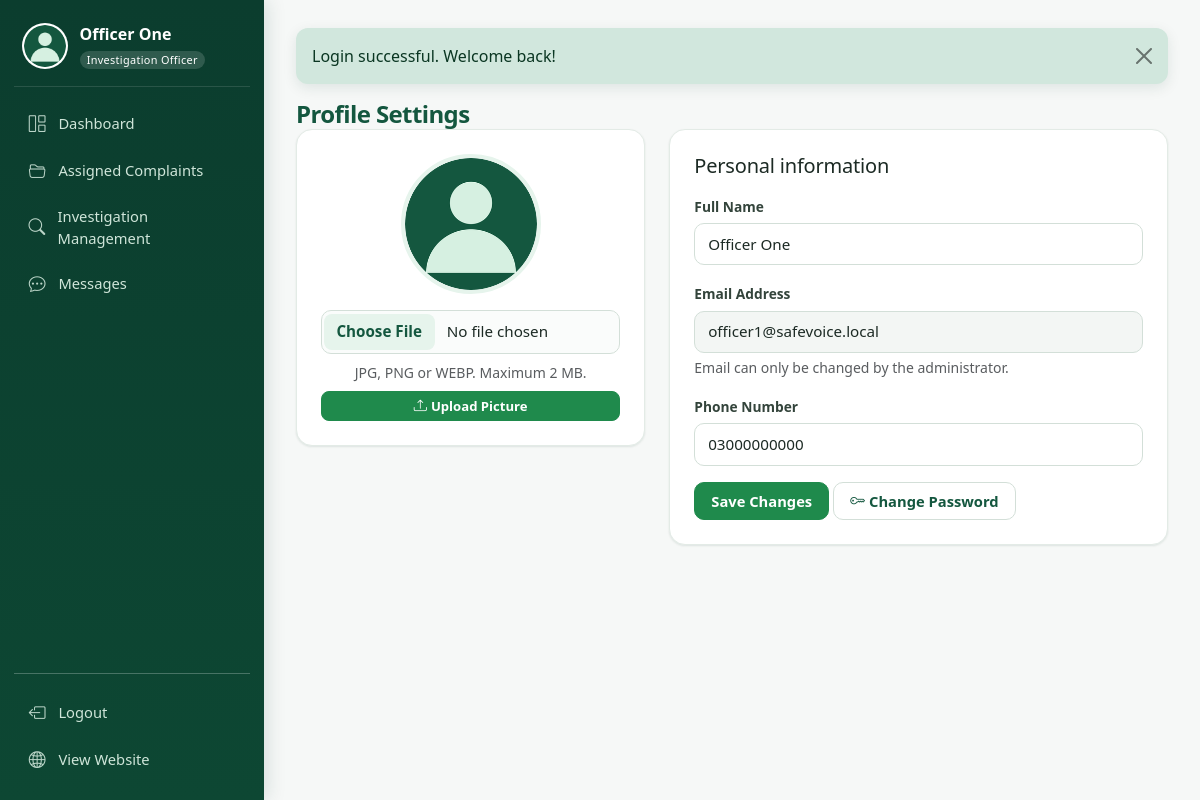
Screenshot of /officer/profile.php (signed in) with the database file from the repository.
### tables this page shows
CREATE TABLE users (
  id INT UNSIGNED PRIMARY KEY AUTO_INCREMENT,
  role_id TINYINT UNSIGNED NOT NULL,
  student_id VARCHAR(20) NULL UNIQUE,          
  full_name VARCHAR(100) NOT NULL,
  username VARCHAR(50) NULL UNIQUE,
  email VARCHAR(150) NOT NULL UNIQUE,
  phone VARCHAR(25) NULL,
  password VARCHAR(255) NOT NULL,              
  profile_image VARCHAR(255) NULL,
  account_status ENUM('active','inactive','suspended') NOT NULL DEFAULT 'active',
  is_protected TINYINT(1) NOT NULL DEFAULT 0,  
  last_login_at DATETIME NULL,
  created_at TIMESTAMP NOT NULL DEFAULT CURRENT_TIMESTAMP,
  updated_at TIMESTAMP NOT NULL DEFAULT CURRENT_TIMESTAMP ON UPDATE CURRENT_TIMESTAMP,
  INDEX idx_users_role (role_id),
  INDEX idx_users_status (account_status),
  CONSTRAINT fk_users_role FOREIGN KEY (role_id) REFERENCES roles(id)
);

CREATE TABLE roles (
  id TINYINT UNSIGNED PRIMARY KEY AUTO_INCREMENT,
  role_code VARCHAR(20) NOT NULL UNIQUE,       
  role_name VARCHAR(50) NOT NULL
);

### includes/functions.php (called while the page is built, shortened)
<?php
function db_run($conn, $sql, $types = '', $params = []) {
    $stmt = mysqli_prepare($conn, $sql);
    if ($types !== '' && !empty($params)) {
        mysqli_stmt_bind_param($stmt, $types, ...$params);
    }
    if (!mysqli_stmt_execute($stmt)) {
        error_log('SQL execute error: ' . mysqli_stmt_error($stmt) . ' | ' . $sql);
        mysqli_stmt_close($stmt);
        return false;
    }
    return $stmt;
}
function db_one($conn, $sql, $types = '', $params = []) {
    $stmt = db_run($conn, $sql, $types, $params);
    $result = mysqli_stmt_get_result($stmt);
    $row = $result ? mysqli_fetch_assoc($result) : null;
    return $row ?: null;
}
function db_value($conn, $sql, $types = '', $params = []) {
    $row = db_one($conn, $sql, $types, $params);
    return $row ? array_values($row)[0] : null;
}
function e($value) {
    return htmlspecialchars((string)$value, ENT_QUOTES | ENT_SUBSTITUTE, 'UTF-8');
}
function url($path = '') {
    return BASE_URL . ltrim($path, '/');
}
function get_user_by_id($conn, $id) {
    return db_one($conn,
        "SELECT u.id, u.student_id, u.full_name, u.username, u.email, u.phone, u.profile_image,
                u.account_status, u.is_protected, u.created_at, r.role_code
         FROM users u JOIN roles r ON r.id = u.role_id WHERE u.id = ?", 'i', [(int)$id]);
}
function avatar_url($user) {
    switch ($user['role_code'] ?? '') {
        case ROLE_OFFICER: return url('assets/images/default-investigator.png');
    }
    return url('assets/images/default-student.png');
}

### middleware/auth.php (called while the page is built, shortened)
<?php
function require_login() {
    global $conn;
    $user = get_user_by_id($conn, $_SESSION['user_id']);
    return $user;
}

### middleware/role-check.php (called while the page is built, shortened)
<?php
function require_role($roles) {
    $roles = (array)$roles;
    $user = require_login();
    return $user;
}

### includes/profile-forms.php (the view, shortened to what this page needs)
<div class="row g-4">
  <div class="col-lg-5">
    <div class="sv-card p-4 text-center">
      <img src="<?= e(avatar_url($target)) ?>" class="rounded-circle mb-3" style="width:140px;height:140px;object-fit:cover;border:4px solid var(--sv-green-light)" alt="Profile picture">
      <form method="post" action="<?= url('actions/upload-profile-picture.php') ?>" enctype="multipart/form-data">
        <input type="file" class="form-control form-control-sm mb-2" name="profile_image" accept=".jpg,.jpeg,.png,.webp,image/jpeg,image/png,image/webp" required>
        <div class="form-text mb-2">JPG, PNG or WEBP. Maximum 2 MB.</div>
        <button class="btn btn-sv btn-sm w-100"><i class="bi bi-upload me-1"></i><?= $target['profile_image'] ? 'Change Picture' : 'Upload Picture' ?></button>
      </form>
    </div>
  </div>
  <?php if (!empty($show_info_form)): ?>
  <div class="col-lg-7">
    <div class="sv-card p-4">
      <h2 class="h5 mb-3">Personal information</h2>
      <form method="post" action="<?= url('actions/update-profile.php') ?>" novalidate>
        <div class="mb-3"><label class="form-label">Full Name</label><input class="form-control" name="full_name" maxlength="100" required value="<?= e($target['full_name']) ?>"></div>
        <div class="mb-3"><label class="form-label">Email Address</label><input class="form-control" value="<?= e($target['email']) ?>" disabled><div class="form-text">Email can only be changed by the administrator.</div></div>
        <div class="mb-3"><label class="form-label">Phone Number</label><input class="form-control" name="phone" maxlength="20" value="<?= e($target['phone'] ?? '') ?>"></div>
        <button class="btn btn-sv">Save Changes</button>
        <a class="btn btn-outline-sv" href="<?= url('auth/change-password.php') ?>"><i class="bi bi-key me-1"></i>Change Password</a>
      </form>
    </div>
  </div>
  <?php endif; ?>
</div>

### includes/sidebar.php (shortened to what this page needs)
<?php
$role = $me['role_code'];
if ($role === ROLE_ADMIN) {
    $unassigned = (int)db_value($conn, "SELECT COUNT(*) FROM complaints WHERE assigned_officer_id IS NULL AND status NOT IN ('Resolved','Closed')");
    $items = [
        'dashboard'  => ['admin/dashboard.php', 'bi-grid-1x2', 'Dashboard', 0],
        'users'      => ['admin/users.php', 'bi-people', 'Users', 0],
        'officers'   => ['admin/officers.php', 'bi-person-badge', 'Investigation Officers', 0],
        'categories' => ['admin/categories.php', 'bi-tags', 'Category Management', 0],
        'category-assignments' => ['admin/category-assignments.php', 'bi-diagram-3', 'Category Assignments', 0],
        'complaints' => ['admin/complaints.php', 'bi-folder2-open', 'Complaints', $unassigned],
        'settings'   => ['admin/settings.php', 'bi-sliders', 'System Settings', 0],
    ];
    $brand = 'SafeVoice Admin'; $badge = 'Administrator'; $brand_link = 'admin/profile.php';
} else {
    $unread = (int)db_value($conn, "SELECT COUNT(*) FROM complaint_messages m JOIN complaints c ON c.id = m.complaint_id
              WHERE c.assigned_officer_id = ? AND m.sender_role = 'STUDENT' AND m.is_read = 0", 'i', [$me['id']]);
    $items = [
        'dashboard'     => ['officer/dashboard.php', 'bi-grid-1x2', 'Dashboard', 0],
        'complaints'    => ['officer/complaints.php', 'bi-folder2-open', 'Assigned Complaints', 0],
        'investigation' => ['officer/investigation.php', 'bi-search', 'Investigation Management', 0],
        'messages'      => ['officer/messages.php', 'bi-chat-dots', 'Messages', $unread],
    ];
    $brand = $me['full_name']; $badge = 'Investigation Officer'; $brand_link = 'officer/dashboard.php';
}
?>
<a href="<?= url($brand_link) ?>" class="sv-side-brand text-decoration-none">
  <img src="<?= e(avatar_url($me)) ?>" alt="" class="sv-side-avatar" onerror="this.src='<?= url('assets/images/safevoice-logo.png') ?>'">
  <div>
    <div class="fw-bold text-white"><?= e($brand) ?></div>
    <span class="badge sv-role-badge"><?= e($badge) ?></span>
  </div>
</a>
<nav class="sv-side-nav flex-grow-1">
  <?php foreach ($items as $key => $it): ?>
    <a href="<?= url($it[0]) ?>" class="sv-nav-link <?= $active === $key ? 'active' : '' ?>">
      <i class="bi <?= e($it[1]) ?>"></i><span class="flex-grow-1"><?= e($it[2]) ?></span>
    </a>
  <?php endforeach; ?>
</nav>
<div class="sv-side-bottom">
  <hr class="border-light opacity-25">
  <a href="<?= url('auth/logout.php') ?>" class="sv-nav-link"><i class="bi bi-box-arrow-left"></i><span>Logout</span></a>
  <a href="<?= url('public/home.php') ?>" class="sv-nav-link" target="_blank"><i class="bi bi-globe2"></i><span>View Website</span></a>
</div>

### assets/css/style.css (style rules this page uses)
:root { --sv-green: #1f8a4c; --sv-green-dark: #0b3d2e; --sv-green-mid: #14573f; --sv-green-light: #e6f4ec; --sv-bg: #f4f6f5; --sv-text: #12261e; }
body { font-family: "Segoe UI", system-ui, -apple-system, Roboto, sans-serif; color: var(--sv-text); background: var(--sv-bg); min-height: 100vh; display: flex; flex-direction: column; }
a { color: var(--sv-green); }
.btn-sv { background: var(--sv-green); border-color: var(--sv-green); color: #fff; font-weight: 600; }
.btn-outline-sv { border: 1px solid var(--sv-green); color: var(--sv-green); font-weight: 600; background: #fff; }
.sv-card { background: #fff; border: 0; border-radius: 14px; box-shadow: 0 2px 10px rgba(11, 61, 46, 0.07); }
body.sv-panel { display: block; }
.sv-side-brand { display: flex; align-items: center; gap: 0.75rem; padding: 0.5rem 0.5rem 1rem; border-bottom: 1px solid rgba(255, 255, 255, 0.12); margin-bottom: 0.75rem; }
.sv-side-avatar { width: 52px; height: 52px; border-radius: 50%; object-fit: cover; background: #fff; border: 2px solid rgba(255, 255, 255, 0.5); }
.sv-role-badge { background: rgba(255, 255, 255, 0.15); font-weight: 500; }
.sv-nav-link { display: flex; align-items: center; gap: 0.7rem; padding: 0.65rem 0.9rem; margin: 2px 0; border-radius: 10px; color: #cfe5d9; text-decoration: none; font-size: 0.93rem; }
html { scroll-behavior: smooth; scroll-padding-top: 76px; }
.sv-nav-link { transition: background-color 0.15s ease, color 0.15s ease; }
.form-label { color: #263a32; font-weight: 600; }
.form-control, .form-select { border-color: #d7e1dc; border-radius: 0.55rem; }

### assets/css/safevoice-ui.css (style rules this page uses)
:root { --sv-forest: #14573f; --sv-emerald: #1f8a4c; --sv-emerald-hover: #19733f; --sv-ink: #1c2a24; --sv-muted: #64736b; --sv-line: #e3ebe6; --sv-line-strong: #d3dfd8; --sv-surface: #ffffff; --sv-off: #f6f8f7; --sv-radius: 12px; --sv-radius-lg: 16px; --sv-shadow-sm: 0 1px 2px rgba(11, 61, 46, .06), 0 1px 3px rgba(11, 61, 46, .05); --sv-shadow: 0 4px 16px rgba(11, 61, 46, .08); --sv-focus: 0 0 0 .22rem rgba(31, 138, 76, .22); }
body.sv-student, body.sv-panel, body.sv-public { color: var(--sv-ink); background: var(--sv-off); -webkit-font-smoothing: antialiased; }
body.sv-student h1, body.sv-student h2, body.sv-student h3, body.sv-panel h1, body.sv-panel h2, body.sv-panel h3 { letter-spacing: -.01em; }
body.sv-student .btn, body.sv-panel .btn, body.sv-public .btn { border-radius: 10px; font-weight: 600; font-size: .92rem; padding: .5rem 1rem; line-height: 1.4; transition: background-color .15s, border-color .15s, color .15s, box-shadow .15s, transform .15s; }
body.sv-student .btn-sm, body.sv-panel .btn-sm { padding: .32rem .75rem; font-size: .82rem; border-radius: 8px; }
.btn-sv { background: var(--sv-emerald); border: 1px solid var(--sv-emerald); color: #fff; }
.btn-outline-sv { background: #fff; color: var(--sv-forest); border: 1px solid var(--sv-line-strong); }
.form-label { font-weight: 600; font-size: .86rem; color: #33443b; margin-bottom: .35rem; }
.form-control, .form-select { border: 1px solid var(--sv-line-strong); border-radius: 10px; padding: .55rem .8rem; font-size: .95rem; color: var(--sv-ink); background-color: #fff; }
.form-control::placeholder { color: #98a59e; }
.form-control:disabled, .form-control[readonly] { background: #f3f6f4; }
input[type="file"].form-control { padding: .45rem .6rem; background: #fafcfb; }
body.sv-student .sv-card, body.sv-panel .sv-card { background: var(--sv-surface); border: 1px solid var(--sv-line); border-radius: var(--sv-radius-lg); box-shadow: var(--sv-shadow-sm); overflow: hidden; }
.sv-side-brand { padding: .35rem .5rem 1rem; }
.sv-side-avatar { width: 46px; height: 46px; }
.sv-role-badge { font-size: .68rem; letter-spacing: .03em; padding: .3em .65em; border-radius: 50rem; }
.sv-nav-link { padding: .62rem .85rem; border-radius: 10px; font-size: .92rem; font-weight: 500; color: #cfe5d9; position: relative; }
.sv-nav-link i { font-size: 1.05rem; width: 1.25rem; text-align: center; opacity: .9; }
body.sv-student img, body.sv-panel img { max-width: 100%; }

### rows the page displays
users: full_name "Officer One", role.role_code "Investigation Officer", email "officer1@safevoice.local", phone "03000000000"

### other values shown
$it[2] "Dashboard"
$it[2] "Assigned Complaints"
$it[2] "Investigation Management"
$it[2] "Messages"
$f['message'] "Login successful. Welcome back!"
